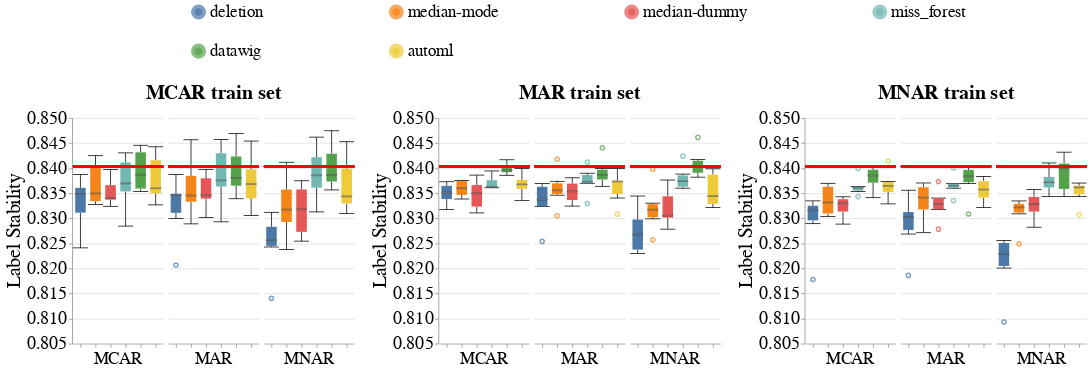

The notebook cell saved with this chart:
### Code cell
create_box_plots_for_diff_imputers_v2(dataset_name=DATASET_NAME,
                                      model_name='mlp_clf',
                                      metric_name='label_stability',
                                      db_client=db_client)
